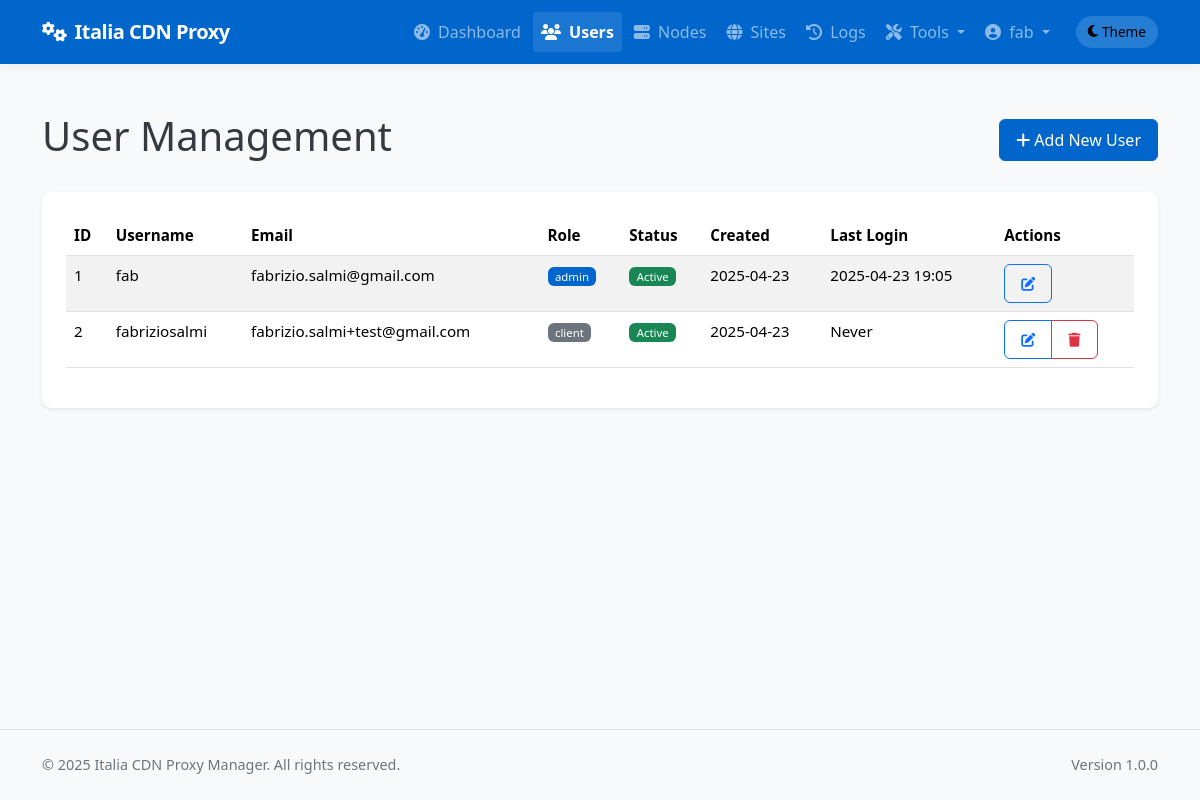
Page /admin/users (signed in) on the committed database.
### app/models/models.py (models this page shows, shortened)
class User(db.Model):
    __tablename__ = 'users'
    id = db.Column(db.Integer, primary_key=True)
    username = db.Column(db.String(64), unique=True, index=True, nullable=False)
    email = db.Column(db.String(120), unique=True, index=True, nullable=False)
    password_hash = db.Column(db.String(128), nullable=False)
    role = db.Column(db.String(20), nullable=False, default='client')  # 'admin' or 'client'
    is_active = db.Column(db.Boolean, default=True)
    created_at = db.Column(db.DateTime, default=datetime.utcnow)
    last_login = db.Column(db.DateTime, nullable=True)
    sites = db.relationship('Site', backref='owner', lazy='dynamic')
    def is_admin(self):
        return self.role == 'admin'

### app/controllers/admin.py (the view)
@admin.route('/users')
@login_required
@admin_required
def list_users():
    users = User.query.all()
    return render_template('admin/users/list.html', users=users)

### app/models/__init__.py (called while the page is built)
@login_manager.user_loader
def load_user(user_id):
    return User.query.get(int(user_id))

### app/services/access_control.py (called while the page is built)
def admin_required(f):
    @wraps(f)
    def decorated_function(*args, **kwargs):
        if not current_user.is_admin():
            flash('You need admin privileges to access this page.', 'error')
            return abort(403)
        return f(*args, **kwargs)
    return decorated_function

### app/templates/admin/users/list.html (shortened to what this page needs)
{% extends 'base.html' %}
{% block content %}
<div class="container py-4">
    <div class="d-flex justify-content-between align-items-center mb-4">
        <h1>User Management</h1>
        <a href="{{ url_for('admin.new_user') }}" class="btn btn-primary">
            <i class="fas fa-plus"></i> Add New User
        </a>
    </div>
    <div class="card shadow-sm">
        <div class="card-body">
            <div class="table-responsive">
                <table class="table table-striped table-hover">
                    <thead>
                        <tr>
                            <th>ID</th>
                            <th>Username</th>
                            <th>Email</th>
                            <th>Role</th>
                            <th>Status</th>
                            <th>Created</th>
                            <th>Last Login</th>
                            <th>Actions</th>
                        </tr>
                    </thead>
                    <tbody>
                        {% for user in users %}
                        <tr>
                            <td>{{ user.id }}</td>
                            <td>{{ user.username }}</td>
                            <td>{{ user.email }}</td>
                            <td><span class="badge bg-{{ 'primary' if user.role == 'admin' else 'secondary' }}">
                                {{ user.role }}
                            </span></td>
                            <td><span class="badge bg-{{ 'success' if user.is_active else 'danger' }}">
                                {{ 'Active' if user.is_active else 'Inactive' }}
                            </span></td>
                            <td>{{ user.created_at.strftime('%Y-%m-%d') }}</td>
                            <td>{{ user.last_login.strftime('%Y-%m-%d %H:%M') if user.last_login else 'Never' }}</td>
                            <td>
                                <div class="btn-group btn-group-sm">
                                    <a href="{{ url_for('admin.edit_user', user_id=user.id) }}" class="btn btn-outline-primary">
                                        <i class="fas fa-edit"></i>
                                    </a>
                                    {% if user.id != current_user.id %}
                                    <button type="button" class="btn btn-outline-danger"
                                            data-bs-toggle="modal"
                                            data-bs-target="#deleteUserModal"
                                            data-user-id="{{ user.id }}"
                                            data-username="{{ user.username }}">
                                        <i class="fas fa-trash"></i>
                                    </button>
                                    {% endif %}
                                </div>
                            </td>
                        </tr>
                        {% endfor %}
                    </tbody>
                </table>
            </div>
        </div>
    </div>
</div>
{% endblock %}

### app/templates/base.html (shortened to what this page needs)
<!DOCTYPE html>
<html lang="en" data-bs-theme="light">
<head>
    <link href="https://cdn.jsdelivr.net/npm/bootstrap@5.3.2/dist/css/bootstrap.min.css" rel="stylesheet">
    <link rel="stylesheet" href="https://cdnjs.cloudflare.com/ajax/libs/font-awesome/6.4.2/css/all.min.css">
    <link rel="stylesheet" href="{{ url_for('static', filename='css/main.css') }}">
</head>
<body>
    <header>
        <nav class="navbar navbar-expand-lg navbar-dark bg-primary">
            <div class="container">
                <a class="navbar-brand" href="/">
                    <i class="fas fa-cogs me-2"></i>Italia CDN Proxy
                </a>
                <div class="collapse navbar-collapse" id="navbarNav">
                    <ul class="navbar-nav ms-auto">
                        {% if current_user.is_authenticated %}
                            {% if current_user.is_admin() %}
                                <li class="nav-item">
                                    <a class="nav-link {% if request.endpoint == 'admin.dashboard' %}active{% endif %}" href="{{ url_for('admin.dashboard') }}">
                                        <i class="fas fa-tachometer-alt me-1"></i> Dashboard
                                    </a>
                                </li>
                                <li class="nav-item">
                                    <a class="nav-link {% if 'admin.list_users' in request.endpoint %}active{% endif %}" href="{{ url_for('admin.list_users') }}">
                                        <i class="fas fa-users me-1"></i> Users
                                    </a>
                                </li>
                                <li class="nav-item">
                                    <a class="nav-link {% if 'admin.list_nodes' in request.endpoint %}active{% endif %}" href="{{ url_for('admin.list_nodes') }}">
                                        <i class="fas fa-server me-1"></i> Nodes
                                    </a>
                                </li>
                                <li class="nav-item">
                                    <a class="nav-link {% if 'admin.list_sites' in request.endpoint %}active{% endif %}" href="{{ url_for('admin.list_sites') }}">
                                        <i class="fas fa-globe me-1"></i> Sites
                                    </a>
                                </li>
                                <li class="nav-item">
                                    <a class="nav-link {% if request.endpoint == 'admin.deployment_logs' %}active{% endif %}" href="{{ url_for('admin.deployment_logs') }}">
                                        <i class="fas fa-history me-1"></i> Logs
                                    </a>
                                </li>
                                <li class="nav-item dropdown">
                                    <a class="nav-link dropdown-toggle" href="#" id="adminToolsDropdown" role="button" data-bs-toggle="dropdown" aria-expanded="false">
                                        <i class="fas fa-tools me-1"></i> Tools
                                    </a>
                                </li>
                            {% endif %}
                            <li class="nav-item dropdown">
                                <a class="nav-link dropdown-toggle" href="#" id="userDropdown" role="button" data-bs-toggle="dropdown" aria-expanded="false">
                                    <i class="fas fa-user-circle me-1"></i> {{ current_user.username }}
                                </a>
                            </li>
                        {% endif %}
                        <li class="nav-item d-flex align-items-center">
                            <button id="themeToggle" class="theme-toggle border-0" aria-label="Toggle theme">
                                <i class="fas fa-moon me-1"></i>
                                <span class="d-none d-md-inline">Theme</span>
                            </button>
                        </li>
                    </ul>
                </div>
            </div>
        </nav>
    </header>
    <main>
        {% block content %}{% endblock %}
    </main>
    <footer class="py-4 mt-auto border-top">
        <div class="container">
            <div class="row">
                <div class="col-md-6 text-center text-md-start">
                    <p class="mb-0">&copy; 2025 Italia CDN Proxy Manager. All rights reserved.</p>
                </div>
                <div class="col-md-6 text-center text-md-end">
                    <p class="mb-0">Version 1.0.0</p>
                </div>
            </div>
        </div>
    </footer>
</body>
</html>

### app/static/css/main.css (style rules this page uses)
:root { --primary-color: #0066CC; --primary-dark: #0052a3; --success-color: #198754; --info-color: #0dcaf0; --warning-color: #ffc107; --danger-color: #dc3545; --bg-color: #f8f9fa; --text-color: #343a40; --card-bg: #ffffff; --border-color: rgba(0, 0, 0, 0.075); --box-shadow-color: rgba(0, 0, 0, 0.05); --box-shadow-hover: rgba(0, 0, 0, 0.08); --table-stripe-bg: rgba(0, 0, 0, 0.02); --table-hover-bg: rgba(0, 102, 204, 0.03); --nav-hover-bg: rgba(255, 255, 255, 0.1); --input-focus-shadow: rgba(0, 102, 204, 0.25); --dropdown-hover-bg: rgba(0, 102, 204, 0.05); --footer-bg: #f8f9fa; --footer-text: #6c757d; --progress-bg: #e9ecef; }
body { min-height: 100vh; display: flex; flex-direction: column; background-color: var(--bg-color); color: var(--text-color); transition: background-color 0.3s ease, color 0.3s ease; }
main { flex: 1; padding: 1.5rem 0; }
.navbar-brand { font-weight: 700; letter-spacing: -0.5px; }
.navbar { box-shadow: 0 2px 10px var(--box-shadow-color); padding: 0.75rem 1rem; transition: box-shadow 0.3s ease; }
.nav-link { font-weight: 500; transition: all 0.2s ease; padding: 0.5rem 1rem; border-radius: 4px; margin: 0 0.125rem; }
.card { border-radius: 0.625rem; box-shadow: 0 4px 12px var(--box-shadow-color); border: none; margin-bottom: 1.75rem; overflow: hidden; transition: transform 0.2s, box-shadow 0.2s; background-color: var(--card-bg); }
.card-body { padding: 1.5rem; }
.btn { border-radius: 0.375rem; padding: 0.5rem 1rem; font-weight: 500; transition: all 0.2s; }
.btn-primary { background-color: var(--primary-color); border-color: var(--primary-color); }
.bg-primary { background-color: var(--primary-color) !important; }
.table { font-size: 0.95rem; }
.table th { font-weight: 600; border-top: none; }
.table-striped tbody tr:nth-of-type(odd) { background-color: var(--table-stripe-bg); }
.badge { font-weight: 500; padding: 0.35em 0.65em; }
.nav-link.active { font-weight: 600; background-color: var(--nav-hover-bg); }
footer { font-size: 0.9rem; color: var(--footer-text); background-color: var(--footer-bg); transition: background-color 0.3s ease, color 0.3s ease; }
.theme-toggle { cursor: pointer; padding: 0.375rem 0.75rem; font-size: 0.85rem; display: flex; align-items: center; border-radius: 1.5rem; transition: all 0.3s ease; background-color: rgba(255, 255, 255, 0.15); margin-left: 1rem; }
[data-bs-theme="light"] .theme-toggle .fa-moon { display: inline-block; }

### rows in the picture
User: username "fab", id "1", email "fabrizio.salmi@gmail.com", role "admin", is_active "Active", created_at "2025-04-23", last_login "2025-04-23 19:05"
User: id "2", username "fabriziosalmi", email "fabrizio.salmi+test@gmail.com", role "client", is_active "Active", created_at "2025-04-23", last_login "Never"
